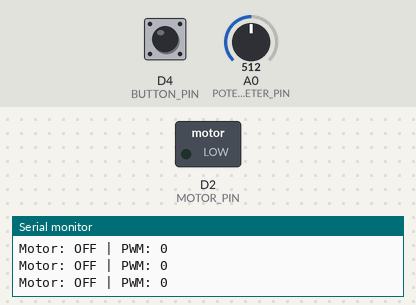
The sketch below on a simulated Arduino Zero (SAMD21). On the bench: switched loads named in the sketch (green lamp = pin HIGH), the last lines printed to the serial monitor. The inputs (shaded band) are chosen by the test bench; at power-on: D4 (BUTTON_PIN) LOW, A0 (POTENTIOMETER_PIN) = 512.

Above: at 1.2 s.
1.3 s: D4 (BUTTON_PIN) pulled HIGH for 0.15 s
At 2.1 s:
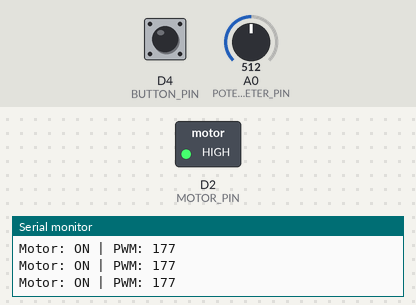
2.9 s: D4 (BUTTON_PIN) pulled HIGH for 1 s
At 3.6 s:
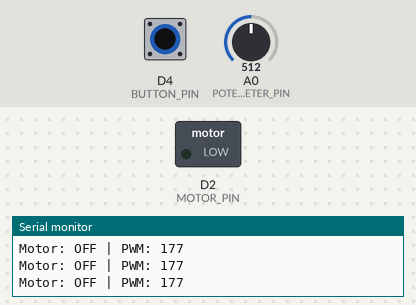
5.4 s: D4 (BUTTON_PIN) pulled HIGH for 3.2 s
At 5.8 s:
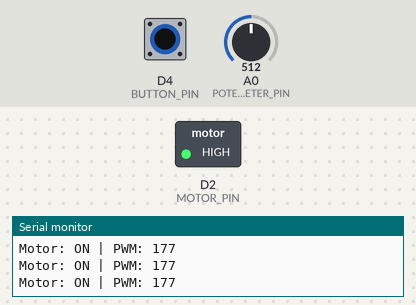
Timing chart, 0 to 8.4 s (numbered marks = the images above; inputs shaded):
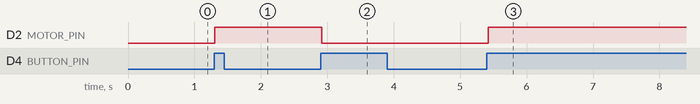

The sketch:

Arancino_Motor_DC.ino
```cpp
#define Serial SerialUSB

#define MOTOR_PIN 2             // D2 PWM Output Digital Pin
#define BUTTON_PIN 4            // D4 GPIO Digital Pin
#define POTENTIOMETER_PIN A0    // Analog Input Pin
#define BOOT_TIME 500

bool buttonPressed = false;
int lastButtonState = LOW;
unsigned long startTime = 0;
int motorSpeed;

void setup(){
  Serial.begin(9600);
  pinMode(MOTOR_PIN, OUTPUT);
  pinMode(BUTTON_PIN, INPUT);
}

void loop(){
  int buttonState = digitalRead(BUTTON_PIN);
  if(buttonState != lastButtonState && buttonState == HIGH){
    if(!buttonPressed){
      startTime = millis();
    }
    buttonPressed = !buttonPressed;
  }
  lastButtonState = buttonState;

  if(buttonPressed){
    if((millis()-startTime) > BOOT_TIME){
      motorSpeed = map(analogRead(POTENTIOMETER_PIN), 0, 1023, 100, 255);
      analogWrite(MOTOR_PIN, motorSpeed);
    }else{
      analogWrite(MOTOR_PIN, 255);
    }
  }else{
    analogWrite(MOTOR_PIN, 0);
  }

  Serial.print("Motor: ");
  Serial.print(buttonPressed ? "ON" : "OFF");
  Serial.print(" | PWM: ");
  Serial.println(motorSpeed);

  delay(50);
}
```

Measured:
- after the input at 1.3 s, D2 (MOTOR_PIN): LOW → HIGH at once
- after the input at 2.9 s, D2 (MOTOR_PIN): HIGH → LOW at once
- after the input at 5.4 s, D2 (MOTOR_PIN): LOW → HIGH at once
